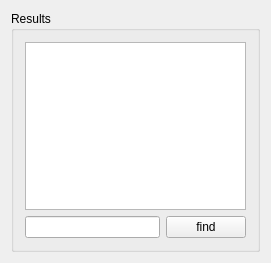
<?xml version="1.0" encoding="UTF-8"?>
<ui version="4.0">
 <class>resultTableView</class>
 <widget class="QWidget" name="resultTableView">
  <property name="geometry">
   <rect>
    <x>0</x>
    <y>0</y>
    <width>271</width>
    <height>263</height>
   </rect>
  </property>
  <property name="sizePolicy">
   <sizepolicy hsizetype="Expanding" vsizetype="Expanding">
    <horstretch>0</horstretch>
    <verstretch>0</verstretch>
   </sizepolicy>
  </property>
  <property name="windowTitle">
   <string>resultTableView</string>
  </property>
  <layout class="QGridLayout" name="gridLayout_2">
   <item row="0" column="0">
    <widget class="QGroupBox" name="groupBox">
     <property name="title">
      <string>Results</string>
     </property>
     <layout class="QGridLayout" name="gridLayout">
      <item row="0" column="0">
       <widget class="QTableView" name="tableView"/>
      </item>
      <item row="1" column="0">
       <layout class="QHBoxLayout" name="horizontalLayout">
        <item>
         <widget class="QLineEdit" name="findLineEdit"/>
        </item>
        <item>
         <widget class="QPushButton" name="findPushButton">
          <property name="text">
           <string>find</string>
          </property>
         </widget>
        </item>
       </layout>
      </item>
     </layout>
    </widget>
   </item>
  </layout>
 </widget>
 <layoutdefault spacing="6" margin="11"/>
 <resources/>
 <connections/>
</ui>
